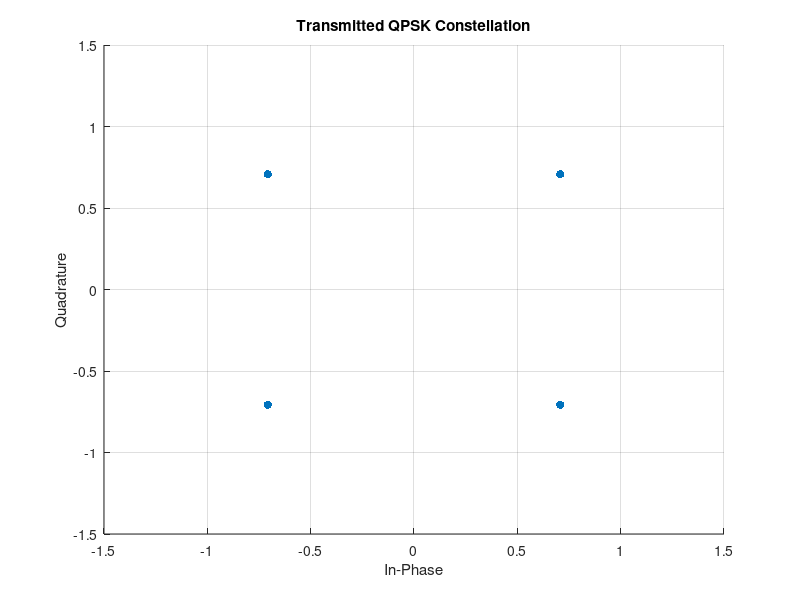
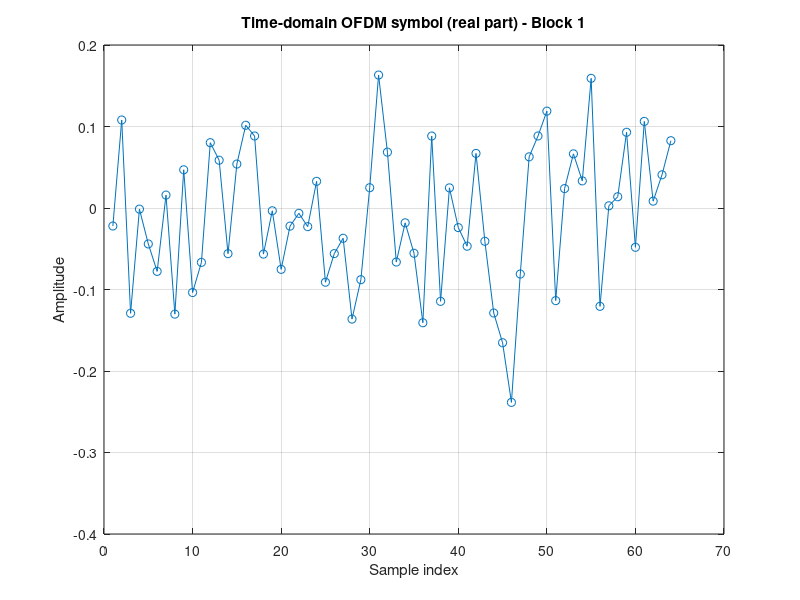
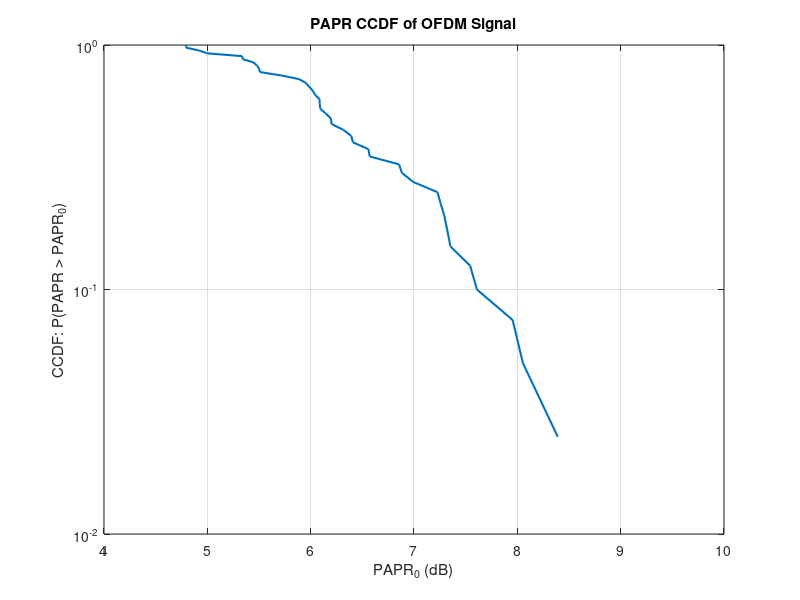

These charts were generated, in order, by the following MATLAB code: (Note: this script raises an error after producing the figures.)
% OFDM Performance Analysis - MATLAB Simulation
%  Author: Shifa Parveen
%  Runs the FULL OFDM pipeline for BOTH AWGN and Rayleigh channels
%  automatically in a single run - no manual toggling needed.
%  Pipeline: QPSK modulation -> IFFT -> Cyclic Prefix -> Channel -> Receiver
%  -> BER vs Eb/N0, plus PAPR analysis.

clear;
clc; 
close all;

% PARAMETERS 
nBitsTotal  = 256*20;     % total bits (more data = smoother BER curve)
Nfft        = 64;         % number of subcarriers (FFT size)
Ncp         = 16;         % cyclic prefix length (25% of Nfft, typical)
EbN0_dB     = 0:2:20;     % range of Eb/N0 values to test (dB)
bitsPerSymbol = 2;        % QPSK
numTrials   = 30;         % independent trials per Eb/N0 point

% TRANSMITTER (built once, shared by both channels) 
bits = randi([0 1], 1, nBitsTotal);

bitPairs = reshape(bits, 2, [])';
symbols = zeros(1, size(bitPairs,1));

for k = 1:size(bitPairs,1)
    b = bitPairs(k,:);
    if isequal(b, [0 0]),     symbols(k) = 1+1i;
    elseif isequal(b, [0 1]), symbols(k) = -1+1i;
    elseif isequal(b, [1 1]), symbols(k) = -1-1i;
    else,                     symbols(k) = 1-1i;
    end
end

symbols = symbols / sqrt(2);

figure;
scatter(real(symbols), imag(symbols), 'filled');
grid on; axis([-1.5 1.5 -1.5 1.5]);
xlabel('In-Phase'); ylabel('Quadrature');
title('Transmitted QPSK Constellation');

Nsym = Nfft;
numBlocks = floor(length(symbols)/Nsym);
symbols = symbols(1:numBlocks*Nsym);
dataBlocks = reshape(symbols, Nsym, numBlocks);
ofdmTime = ifft(dataBlocks, Nfft);

figure;
plot(real(ofdmTime(:,1)), 'o-');
grid on;
xlabel('Sample index'); ylabel('Amplitude');
title('Time-domain OFDM symbol (real part) - Block 1');

cpBlocks = [ofdmTime(end-Ncp+1:end, :); ofdmTime];
txSignal = cpBlocks(:).';

% PAPR ANALYSIS (channel-independent)
instPower = abs(ofdmTime).^2;
peakPower = max(instPower, [], 1);
avgPower  = mean(instPower, 1);
paprPerBlock_dB = 10*log10(peakPower ./ avgPower);

figure;
[f, x] = ecdf(paprPerBlock_dB);
plot(x, 1-f, 'LineWidth', 1.5);
grid on; set(gca,'YScale','log');
xlabel('PAPR_0 (dB)'); ylabel('CCDF: P(PAPR > PAPR_0)');
title('PAPR CCDF of OFDM Signal');

fprintf('Mean PAPR: %.2f dB, Max PAPR: %.2f dB\n', mean(paprPerBlock_dB), max(paprPerBlock_dB));

refSignalPower = mean(abs(txSignal).^2);   % FIXED reference power (unfaded signal)

% RUN BOTH CHANNELS AUTOMATICALLY 
fprintf('\nRunning AWGN sweep...\n');
berAWGN = runBerSweep('AWGN', txSignal, bits, EbN0_dB, bitsPerSymbol, Nfft, Ncp, numBlocks, numTrials, refSignalPower);

fprintf('Running Rayleigh sweep...\n');
berRayleigh = runBerSweep('Rayleigh', txSignal, bits, EbN0_dB, bitsPerSymbol, Nfft, Ncp, numBlocks, numTrials, refSignalPower);

% PLOTS 
figure;
semilogy(EbN0_dB, berAWGN, 'o-', 'LineWidth', 1.5);
grid on;
xlabel('E_b/N_0 (dB)'); ylabel('Bit Error Rate');
title('OFDM BER Performance - AWGN Channel');

figure;
semilogy(EbN0_dB, berRayleigh, 's-', 'LineWidth', 1.5, 'Color', [0.85 0.33 0.10]);
grid on;
xlabel('E_b/N_0 (dB)'); ylabel('Bit Error Rate');
title('OFDM BER Performance - Rayleigh Channel');

% Combined comparison plot (this is the key result figure)
figure;
semilogy(EbN0_dB, berAWGN, 'o-', 'LineWidth', 1.5); hold on;
semilogy(EbN0_dB, berRayleigh, 's-', 'LineWidth', 1.5);
grid on;
xlabel('E_b/N_0 (dB)'); ylabel('Bit Error Rate');
title(sprintf('OFDM BER Performance: AWGN vs Rayleigh (QPSK, Nfft=%d, Ncp=%d)', Nfft, Ncp));
legend('AWGN', 'Rayleigh');
hold off;

% SUMMARY 
fprintf('\n--- Simulation Summary ---\n');
fprintf('Nfft = %d, Ncp = %d, Total bits = %d, Blocks = %d\n', Nfft, Ncp, nBitsTotal, numBlocks);
fprintf('Mean PAPR = %.2f dB\n', mean(paprPerBlock_dB));
disp('BER at each Eb/N0 (dB):');
disp(table(EbN0_dB', berAWGN', berRayleigh', 'VariableNames', {'EbN0_dB','BER_AWGN','BER_Rayleigh'}));


% LOCAL FUNCTION 
function berResults = runBerSweep(channelType, txSignal, bits, EbN0_dB, bitsPerSymbol, Nfft, Ncp, numBlocks, numTrials, refSignalPower)
    % Runs the full receiver pipeline across all Eb/N0 points for the given
    % channelType ('AWGN' or 'Rayleigh') and returns the BER array.
    berResults = zeros(size(EbN0_dB));

    for idx = 1:length(EbN0_dB)
        snr_dB = EbN0_dB(idx) + 10*log10(bitsPerSymbol) + 10*log10(Nfft/(Nfft+Ncp));
        snrLinear = 10^(snr_dB/10);
        noisePower = refSignalPower / snrLinear;   % FIXED noise power, computed once per Eb/N0 point

        totalErrors = 0;
        totalBits = 0;

        for trial = 1:numTrials
            if strcmp(channelType, 'AWGN')
                noise = sqrt(noisePower/2) * (randn(size(txSignal)) + 1i*randn(size(txSignal)));
                rxSignal = txSignal + noise;
                h = 1;
            elseif strcmp(channelType, 'Rayleigh')
                h = (randn + 1i*randn)/sqrt(2);
                noise = sqrt(noisePower/2) * (randn(size(txSignal)) + 1i*randn(size(txSignal)));
                rxSignal = h*txSignal + noise;   % noise power stays FIXED, not renormalized to faded signal
            end

            rxBlocks = reshape(rxSignal, Nfft+Ncp, numBlocks);
            rxNoCp   = rxBlocks(Ncp+1:end, :);
            rxFreq   = fft(rxNoCp, Nfft);

            if strcmp(channelType, 'Rayleigh')
                rxFreq = rxFreq / h;
            end

            rxSymbols = rxFreq(:).';

            rxBits = zeros(1, 2*length(rxSymbols));
            for k = 1:length(rxSymbols)
                s = rxSymbols(k);
                if real(s) >= 0 && imag(s) >= 0,      b = [0 0];
                elseif real(s) < 0 && imag(s) >= 0,   b = [0 1];
                elseif real(s) < 0 && imag(s) < 0,    b = [1 1];
                else,                                  b = [1 0];
                end
                rxBits(2*k-1:2*k) = b;
            end

            txBitsTrimmed = bits(1:length(rxBits));
            totalErrors = totalErrors + sum(rxBits ~= txBitsTrimmed);
            totalBits = totalBits + length(rxBits);
        end

        berResults(idx) = totalErrors / totalBits;
    end
end
